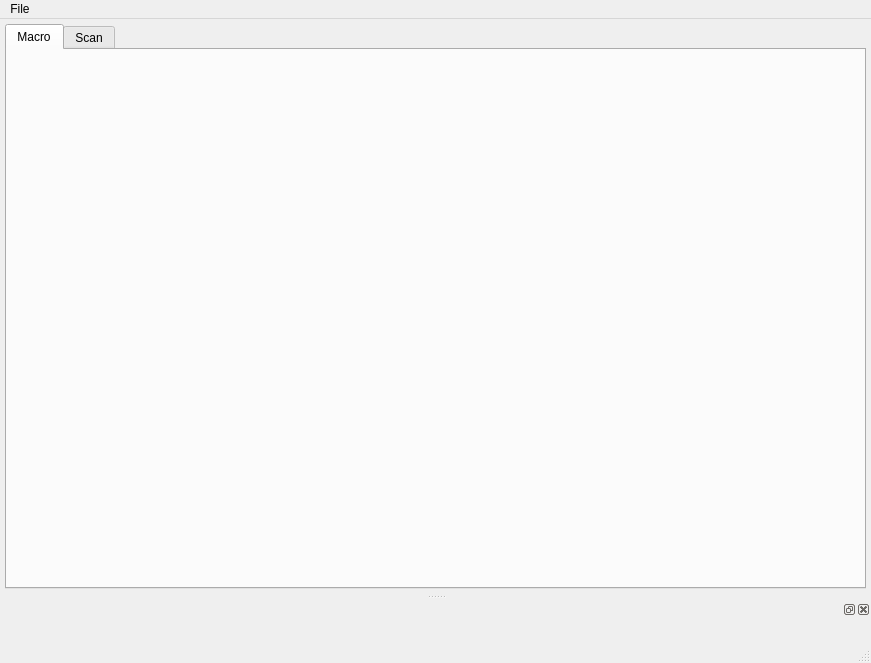
<?xml version="1.0" encoding="UTF-8"?>
<ui version="4.0">
 <class>MainWindow</class>
 <widget class="QMainWindow" name="MainWindow">
  <property name="geometry">
   <rect>
    <x>0</x>
    <y>0</y>
    <width>871</width>
    <height>663</height>
   </rect>
  </property>
  <property name="windowTitle">
   <string>Revolver</string>
  </property>
  <widget class="QWidget" name="centralwidget">
   <property name="minimumSize">
    <size>
     <width>500</width>
     <height>0</height>
    </size>
   </property>
   <layout class="QGridLayout" name="gridLayout">
    <property name="margin">
     <number>5</number>
    </property>
    <property name="spacing">
     <number>0</number>
    </property>
    <item row="0" column="0">
     <widget class="QTabWidget" name="tabWidget">
      <property name="minimumSize">
       <size>
        <width>0</width>
        <height>0</height>
       </size>
      </property>
      <property name="currentIndex">
       <number>0</number>
      </property>
      <widget class="QWidget" name="Macro">
       <attribute name="title">
        <string>Macro</string>
       </attribute>
       <layout class="QGridLayout" name="gridLayout_3">
        <property name="margin">
         <number>0</number>
        </property>
        <property name="spacing">
         <number>0</number>
        </property>
        <item row="0" column="0">
         <layout class="QGridLayout" name="macro_layout">
          <property name="spacing">
           <number>0</number>
          </property>
         </layout>
        </item>
       </layout>
      </widget>
      <widget class="QWidget" name="Scan">
       <attribute name="title">
        <string>Scan</string>
       </attribute>
       <layout class="QGridLayout" name="gridLayout_5">
        <property name="margin">
         <number>0</number>
        </property>
        <property name="spacing">
         <number>0</number>
        </property>
        <item row="0" column="0">
         <layout class="QGridLayout" name="scan_layout">
          <property name="spacing">
           <number>0</number>
          </property>
         </layout>
        </item>
       </layout>
      </widget>
     </widget>
    </item>
   </layout>
  </widget>
  <widget class="QMenuBar" name="menubar">
   <property name="geometry">
    <rect>
     <x>0</x>
     <y>0</y>
     <width>871</width>
     <height>25</height>
    </rect>
   </property>
   <widget class="QMenu" name="menuFile">
    <property name="title">
     <string>File</string>
    </property>
    <addaction name="actionSet_logfile"/>
    <addaction name="actionQuit"/>
   </widget>
   <addaction name="menuFile"/>
  </widget>
  <widget class="QStatusBar" name="statusbar"/>
  <widget class="QDockWidget" name="dockWidget">
   <property name="minimumSize">
    <size>
     <width>79</width>
     <height>41</height>
    </size>
   </property>
   <property name="floating">
    <bool>false</bool>
   </property>
   <property name="windowTitle">
    <string/>
   </property>
   <attribute name="dockWidgetArea">
    <number>8</number>
   </attribute>
   <widget class="QWidget" name="dockWidgetContents"/>
  </widget>
  <action name="actionQuit">
   <property name="text">
    <string>Quit</string>
   </property>
   <property name="iconVisibleInMenu">
    <bool>true</bool>
   </property>
  </action>
  <action name="actionAbout">
   <property name="text">
    <string>About</string>
   </property>
   <property name="iconVisibleInMenu">
    <bool>true</bool>
   </property>
  </action>
  <action name="actionSet_logfile">
   <property name="text">
    <string>Set logfile</string>
   </property>
  </action>
 </widget>
 <resources/>
 <connections>
  <connection>
   <sender>tabWidget</sender>
   <signal>currentChanged(QWidget*)</signal>
   <receiver>MainWindow</receiver>
   <slot>action_tab_changed()</slot>
   <hints>
    <hint type="sourcelabel">
     <x>403</x>
     <y>150</y>
    </hint>
    <hint type="destinationlabel">
     <x>378</x>
     <y>30</y>
    </hint>
   </hints>
  </connection>
 </connections>
 <slots>
  <slot>action_tab_changed()</slot>
 </slots>
</ui>
